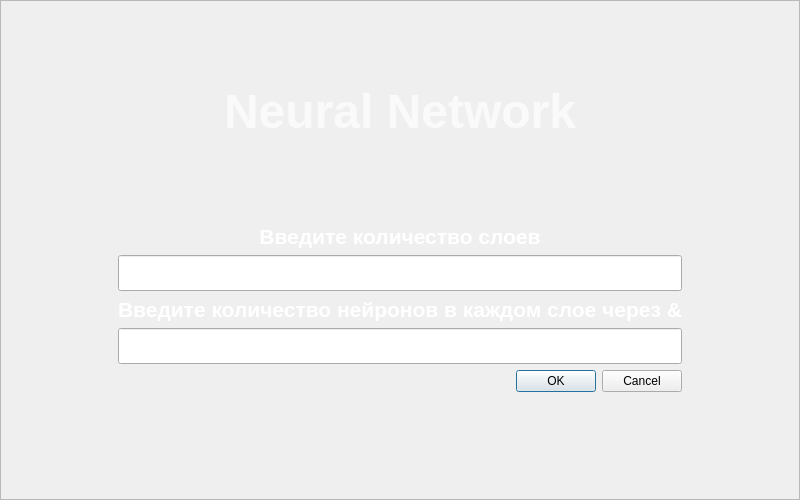
   <widget class="QFrame" name="winalgoritm1">
    <property name="geometry">
     <rect>
      <x>0</x>
      <y>0</y>
      <width>800</width>
      <height>500</height>
     </rect>
    </property>
    <property name="frameShape">
     <enum>QFrame::StyledPanel</enum>
    </property>
    <property name="frameShadow">
     <enum>QFrame::Raised</enum>
    </property>
    <layout class="QGridLayout" name="gridLayout_10">
     <item row="0" column="0">
      <layout class="QGridLayout" name="gridLayout_5">
       <item row="4" column="1">
        <widget class="QLabel" name="title_inform_3">
         <property name="text">
          <string>&lt;html&gt;&lt;head/&gt;&lt;body&gt;&lt;p align=&quot;center&quot;&gt;&lt;span style=&quot; font-size:16pt; font-weight:600; color:#ffffff;&quot;&gt;Введите количество слоев&lt;/span&gt;&lt;/p&gt;&lt;/body&gt;&lt;/html&gt;</string>
         </property>
        </widget>
       </item>
       <item row="0" column="0" colspan="3">
        <spacer name="verticalSpacer_19">
         <property name="orientation">
          <enum>Qt::Vertical</enum>
         </property>
         <property name="sizeHint" stdset="0">
          <size>
           <width>20</width>
           <height>40</height>
          </size>
         </property>
        </spacer>
       </item>
       <item row="3" column="2" rowspan="11">
        <spacer name="verticalSpacer_18">
         <property name="orientation">
          <enum>Qt::Horizontal</enum>
         </property>
         <property name="sizeHint" stdset="0">
          <size>
           <width>40</width>
           <height>20</height>
          </size>
         </property>
        </spacer>
       </item>
       <item row="5" column="1">
        <widget class="QLineEdit" name="collayers">
         <property name="font">
          <font>
           <pointsize>18</pointsize>
          </font>
         </property>
         <property name="inputMethodHints">
          <set>Qt::ImhNone</set>
         </property>
         <property name="inputMask">
          <string/>
         </property>
         <property name="text">
          <string/>
         </property>
        </widget>
       </item>
       <item row="8" column="1">
        <widget class="QDialogButtonBox" name="buttonBox_2">
         <property name="enabled">
          <bool>true</bool>
         </property>
         <property name="font">
          <font>
           <family>MS Shell Dlg 2</family>
           <pointsize>14</pointsize>
           <weight>9</weight>
           <italic>false</italic>
           <bold>false</bold>
          </font>
         </property>
         <property name="cursor">
          <cursorShape>ArrowCursor</cursorShape>
         </property>
         <property name="styleSheet">
          <string notr="true">color: rgb(0, 0, 0);
font: 75 14pt &quot;MS Shell Dlg 2&quot;;</string>
         </property>
         <property name="orientation">
          <enum>Qt::Horizontal</enum>
         </property>
         <property name="standardButtons">
          <set>QDialogButtonBox::Cancel|QDialogButtonBox::Ok</set>
         </property>
         <property name="centerButtons">
          <bool>false</bool>
         </property>
        </widget>
       </item>
       <item row="7" column="1">
        <widget class="QLineEdit" name="colneurallayers">
         <property name="font">
          <font>
           <pointsize>18</pointsize>
          </font>
         </property>
         <property name="inputMethodHints">
          <set>Qt::ImhNone</set>
         </property>
         <property name="inputMask">
          <string/>
         </property>
         <property name="text">
          <string/>
         </property>
        </widget>
       </item>
       <item row="2" column="0" colspan="3">
        <spacer name="verticalSpacer_20">
         <property name="orientation">
          <enum>Qt::Vertical</enum>
         </property>
         <property name="sizeHint" stdset="0">
          <size>
           <width>20</width>
           <height>40</height>
          </size>
         </property>
        </spacer>
       </item>
       <item row="9" column="1">
        <spacer name="verticalSpacer_17">
         <property name="orientation">
          <enum>Qt::Vertical</enum>
         </property>
         <property name="sizeHint" stdset="0">
          <size>
           <width>20</width>
           <height>40</height>
          </size>
         </property>
        </spacer>
       </item>
       <item row="3" column="0" rowspan="10">
        <spacer name="horizontalSpacer_10">
         <property name="orientation">
          <enum>Qt::Horizontal</enum>
         </property>
         <property name="sizeHint" stdset="0">
          <size>
           <width>40</width>
           <height>20</height>
          </size>
         </property>
        </spacer>
       </item>
       <item row="6" column="1">
        <widget class="QLabel" name="title_inform_1">
         <property name="text">
          <string>&lt;html&gt;&lt;head/&gt;&lt;body&gt;&lt;p align=&quot;center&quot;&gt;&lt;span style=&quot; font-size:16pt; font-weight:600; color:#ffffff;&quot;&gt;Введите количество нейронов в каждом слое через &amp;amp;&lt;/span&gt;&lt;/p&gt;&lt;/body&gt;&lt;/html&gt;</string>
         </property>
        </widget>
       </item>
       <item row="1" column="0" colspan="3">
        <widget class="QLabel" name="title_NN_5">
         <property name="text">
          <string>&lt;html&gt;&lt;head/&gt;&lt;body&gt;&lt;p align=&quot;center&quot;&gt;&lt;span style=&quot; font-size:36pt; font-weight:600; color:#fafafa;&quot;&gt;Neural Network&lt;/span&gt;&lt;/p&gt;&lt;/body&gt;&lt;/html&gt;</string>
         </property>
        </widget>
       </item>
      </layout>
     </item>
    </layout>
   </widget>
